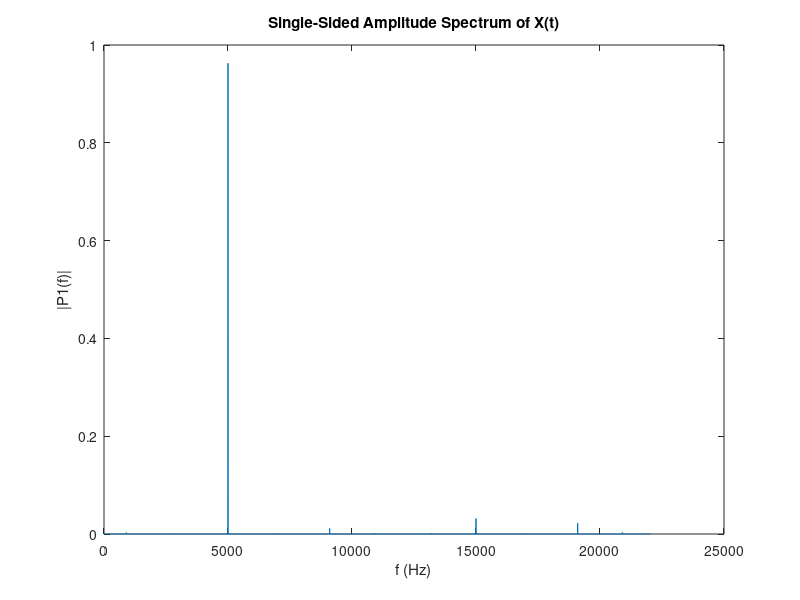

MATLAB code for this plot:
fs=44100;
t = 0:1/fs:1-1/fs;
L=round(fs/5);
t=t(1:L);

f1=5000;
x=sin(2*pi*f1*t);

limit=0.9
%x(x>limit)=limit;
%x(abs(x)>limit)=limit;
inds=abs(x)>limit
x(inds)=sign(x(inds))*limit;

sound(0.5*x,fs)

plot(t,x)

%%
%f=(1:(Nins))*(fs/Nins); f1=f(1:Nins/2); %% FFT bins 
f = fs*(0:(L/2))/L;
%f = fs*(0:(L-1))/L;
Y=fft(x);
%Y=sum(cos(2*pi*t'*f)-i*sin(2*pi*t'*f),1)';
P2 = abs(Y/L);
P1 = P2(1:L/2+1);
%P1=abs(Y/L);
P1(2:end-1) = 2*P1(2:end-1);
%%





plot(f,P1) 
title('Single-Sided Amplitude Spectrum of X(t)')
xlabel('f (Hz)')
ylabel('|P1(f)|')


%%

